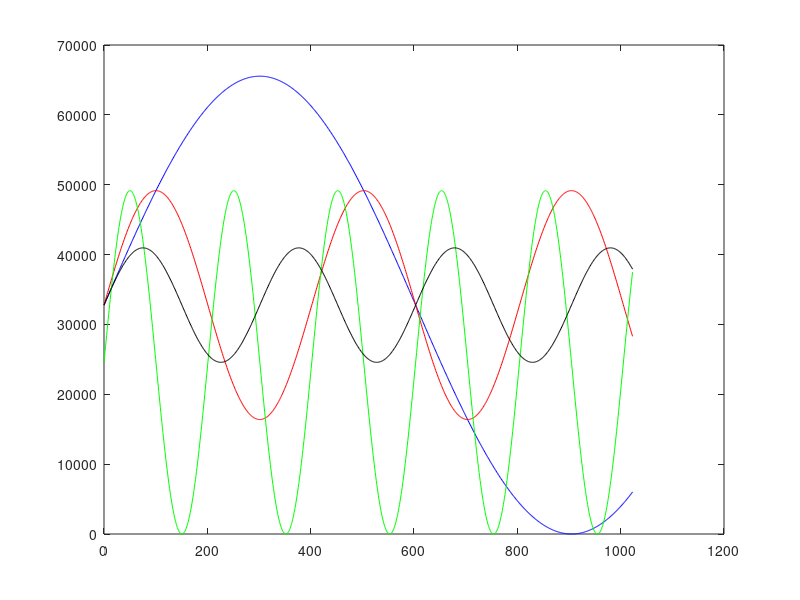

Reproduce this figure in MATLAB.
t = 0:1023;

len_t = size(t,2);

fs = 192000;

A = [2^15, 2^14, 1.5*2^14, 2^13];
offset = [2^15, 2^15, 1.5*2^14, 2^15];
phase = zeros(4,1);
f = [1000, 3000, 6000, 4000];


s = zeros(4,len_t);

for i=1:4
s(i,:) = round(A(i)*sin((t+phase(i)).*f(i)/fs)+offset(i));
end


plot(   t, s(1,:),'b-', ...
        t, s(2,:),'r-', ...
        t, s(3,:),'g-', ...
        t, s(4,:),'k-');
